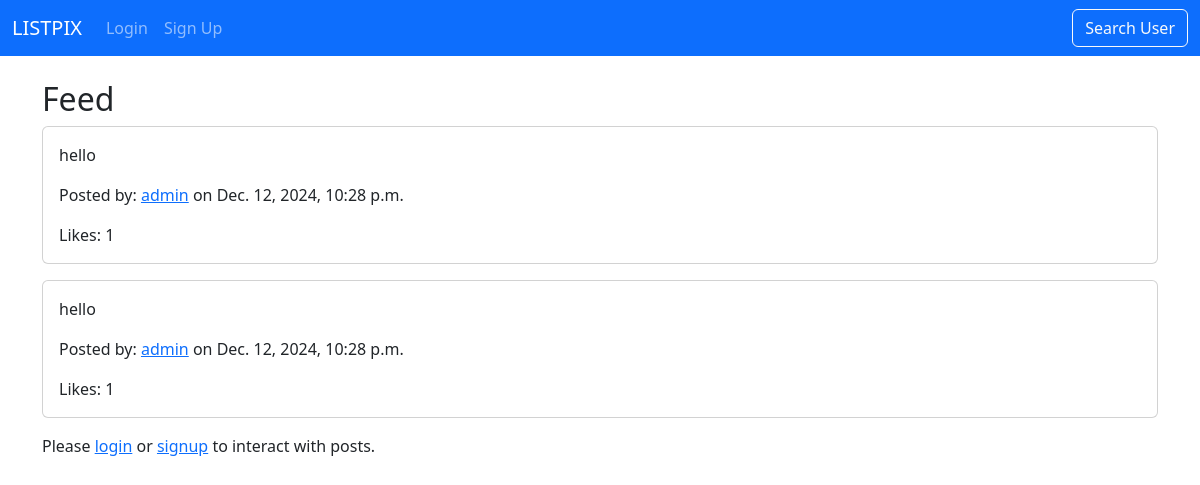
Page /feed/ on the earlier database version.
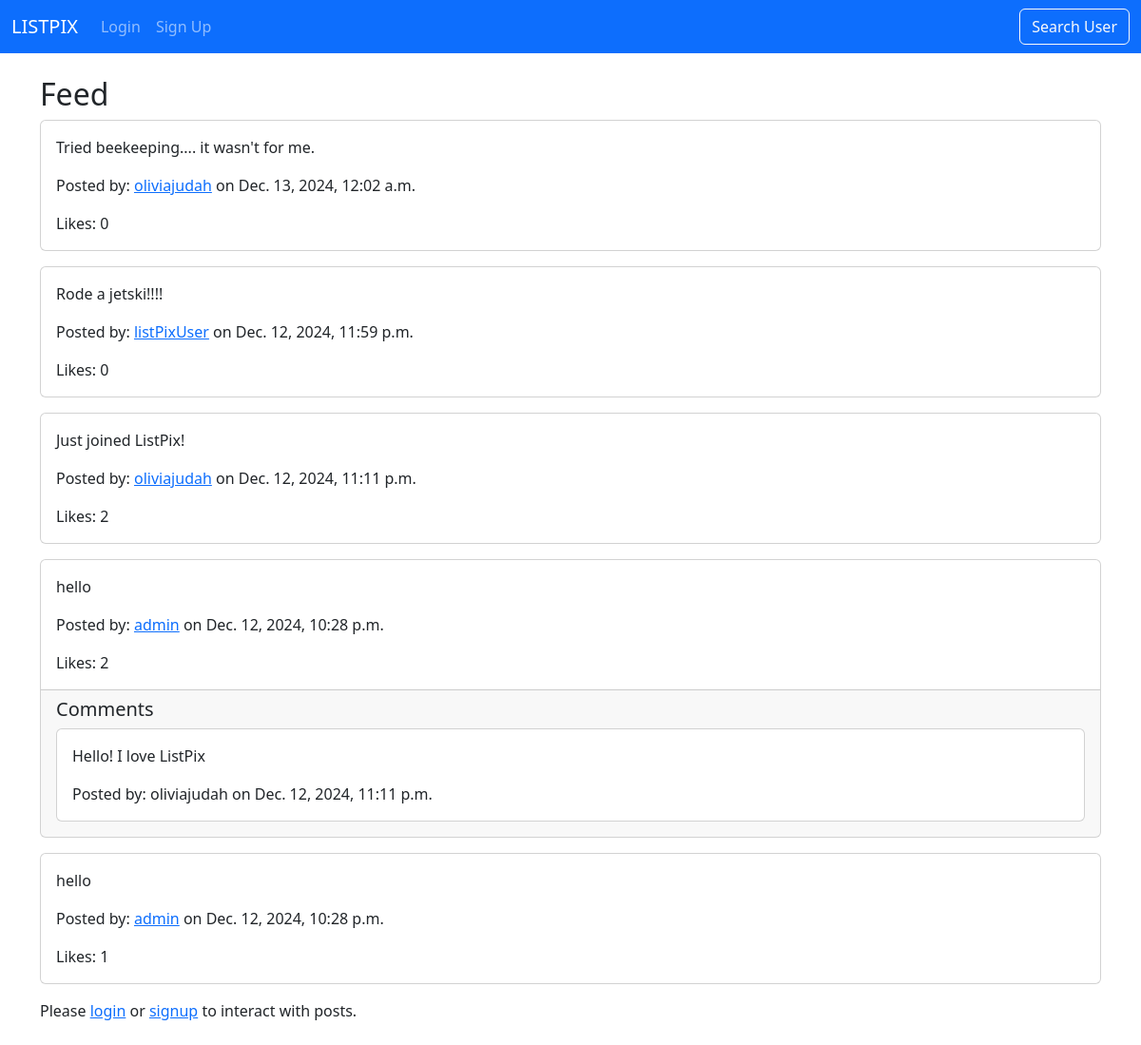
Same page on the later database version.
### users/models.py (models this page shows, shortened)
class Post(models.Model):
    content = models.CharField(max_length=1000)
    user = models.ForeignKey(User, on_delete=models.CASCADE, related_name='posts')
    image = models.ImageField(null = True, blank = True, upload_to='post_images', height_field=None, width_field=None, max_length=None)
    created_at = models.DateTimeField(auto_now_add=True)
    updated_at = models.DateTimeField(auto_now=True)
    task = models.ForeignKey('BucketListItem', on_delete=models.SET_NULL, null=True, blank=True)

class Comment(models.Model):
    content = models.TextField()
    user = models.ForeignKey(User, on_delete=models.CASCADE, related_name='comments')
    post = models.ForeignKey('Post', on_delete=models.CASCADE, related_name='comments')
    created_at = models.DateTimeField(auto_now_add=True)
    updated_at = models.DateTimeField(auto_now=True)

### users/views.py (the view)
# urls.py: path('feed/', views.feed, name='feed'),
def feed(request):
    posts = Post.objects.select_related('task', 'user').prefetch_related('comments', 'likes').all().order_by('-created_at')
    if request.user.is_authenticated:
        current_user = request.user
        likes = Like.objects.filter(user=current_user).values_list('post_id', flat=True)
        return render(request, 'users/feed.html', {'posts': posts, 'likes' : likes})
    else:
        return render(request, 'users/guest_feed.html', {'posts': posts})

### users/templates/users/guest_feed.html (shortened to what this page needs)
{% extends 'users/base.html' %}
{% block content %}
  <h2>Feed</h2>
  {% for post in posts %}
    <div class="card mb-3">
      <div class="card-body">
        <p class="card-text">{{ post.content }}</p>
        <p class="card-text">
          Posted by: <a href="{% url 'guest_profile' post.user.username %}">{{ post.user.username }}</a> on {{ post.created_at }}
        </p>
        <p class="card-text">Likes: {{ post.likes.count }}</p>
      </div>
      {% if post.comments.exists %}
        <div class="card-footer">
          <h5>Comments</h5>
          {% for comment in post.comments.all %}
            <div class="card mb-2">
              <div class="card-body">
                <p class="card-text">{{ comment.content }}</p>
                <p class="card-text">Posted by: {{ comment.user.username }} on {{ comment.created_at }}</p>
              </div>
            </div>
          {% endfor %}
        </div>
      {% endif %}
    </div>
  {% endfor %}
  <p>
    Please <a href="{% url 'login' %}">login</a> or <a href="{% url 'signup' %}">signup</a> to interact with posts.
  </p>
{% endblock %}

Differences in the rows shown:
added Post: content "Tried beekeeping.... it wasn't for me.", user.username "oliviajudah", created_at "Dec. 13, 2024, 12:02 a.m.", likes.count "0"
added Post: content "Rode a jetski!!!!", user.username "listPixUser", created_at "Dec. 12, 2024, 11:59 p.m.", likes.count "0"
added Post: content "Just joined ListPix!", user.username "oliviajudah", created_at "Dec. 12, 2024, 11:11 p.m.", likes.count "2"
shown differently, row unchanged: Post (number 4 of 5 on the later page): likes.count "1" → "2"; now shows "Comments"
added Comment: content "Hello! I love ListPix", user.username "oliviajudah", created_at "Dec. 12, 2024, 11:11 p.m.", shown under Post (number 4 of 5 on the later page)
